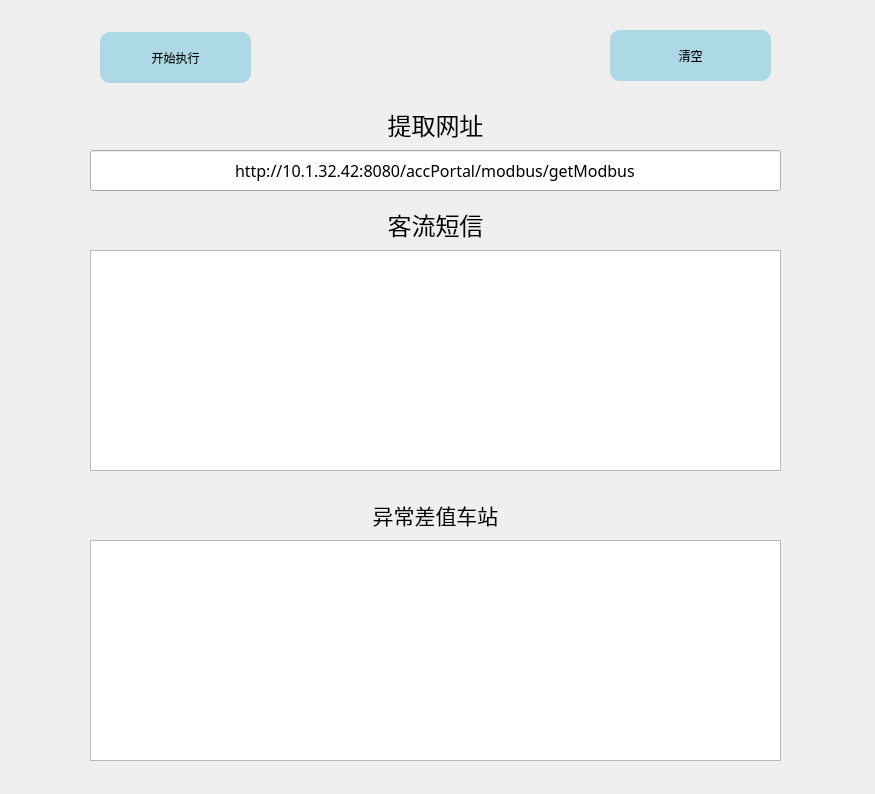
<?xml version="1.0" encoding="UTF-8"?>
<ui version="4.0">
 <class>Form</class>
 <widget class="QWidget" name="Form">
  <property name="geometry">
   <rect>
    <x>0</x>
    <y>0</y>
    <width>875</width>
    <height>794</height>
   </rect>
  </property>
  <property name="windowTitle">
   <string>Form</string>
  </property>
  <widget class="QLineEdit" name="lineEdit">
   <property name="geometry">
    <rect>
     <x>90</x>
     <y>150</y>
     <width>691</width>
     <height>41</height>
    </rect>
   </property>
   <property name="font">
    <font>
     <family>幼圆</family>
     <pointsize>12</pointsize>
    </font>
   </property>
   <property name="layoutDirection">
    <enum>Qt::LeftToRight</enum>
   </property>
   <property name="text">
    <string>http://10.1.32.42:8080/accPortal/modbus/getModbus</string>
   </property>
   <property name="alignment">
    <set>Qt::AlignCenter</set>
   </property>
  </widget>
  <widget class="QPushButton" name="pushButton">
   <property name="geometry">
    <rect>
     <x>100</x>
     <y>32</y>
     <width>151</width>
     <height>51</height>
    </rect>
   </property>
   <property name="styleSheet">
    <string notr="true">background-color: lightblue;
border-radius: 10px;
font: 14pt &quot;幼圆&quot;;</string>
   </property>
   <property name="text">
    <string>开始执行</string>
   </property>
  </widget>
  <widget class="QPlainTextEdit" name="plainTextEdit">
   <property name="geometry">
    <rect>
     <x>90</x>
     <y>250</y>
     <width>691</width>
     <height>221</height>
    </rect>
   </property>
   <property name="font">
    <font>
     <family>幼圆</family>
     <pointsize>12</pointsize>
    </font>
   </property>
  </widget>
  <widget class="QLabel" name="label">
   <property name="geometry">
    <rect>
     <x>90</x>
     <y>200</y>
     <width>691</width>
     <height>51</height>
    </rect>
   </property>
   <property name="font">
    <font>
     <family>幼圆</family>
     <pointsize>16</pointsize>
    </font>
   </property>
   <property name="text">
    <string>&lt;html&gt;&lt;head/&gt;&lt;body&gt;&lt;p align=&quot;center&quot;&gt;&lt;span style=&quot; font-size:18pt;&quot;&gt;客流短信&lt;/span&gt;&lt;/p&gt;&lt;/body&gt;&lt;/html&gt;</string>
   </property>
  </widget>
  <widget class="QLabel" name="label_2">
   <property name="geometry">
    <rect>
     <x>90</x>
     <y>100</y>
     <width>691</width>
     <height>51</height>
    </rect>
   </property>
   <property name="font">
    <font>
     <family>幼圆</family>
     <pointsize>16</pointsize>
    </font>
   </property>
   <property name="text">
    <string>&lt;html&gt;&lt;head/&gt;&lt;body&gt;&lt;p align=&quot;center&quot;&gt;&lt;span style=&quot; font-size:18pt;&quot;&gt;提取网址&lt;/span&gt;&lt;/p&gt;&lt;/body&gt;&lt;/html&gt;</string>
   </property>
  </widget>
  <widget class="QPushButton" name="pushButton_2">
   <property name="geometry">
    <rect>
     <x>610</x>
     <y>30</y>
     <width>161</width>
     <height>51</height>
    </rect>
   </property>
   <property name="styleSheet">
    <string notr="true">background-color: lightblue;
border-radius: 10px;
font: 14pt &quot;幼圆&quot;;</string>
   </property>
   <property name="text">
    <string>清空</string>
   </property>
  </widget>
  <widget class="QLabel" name="label_3">
   <property name="geometry">
    <rect>
     <x>90</x>
     <y>490</y>
     <width>691</width>
     <height>51</height>
    </rect>
   </property>
   <property name="font">
    <font>
     <family>幼圆</family>
     <pointsize>16</pointsize>
    </font>
   </property>
   <property name="text">
    <string>&lt;html&gt;&lt;head/&gt;&lt;body&gt;&lt;p align=&quot;center&quot;&gt;异常差值车站&lt;/p&gt;&lt;/body&gt;&lt;/html&gt;</string>
   </property>
  </widget>
  <widget class="QPlainTextEdit" name="plainTextEdit_2">
   <property name="geometry">
    <rect>
     <x>90</x>
     <y>540</y>
     <width>691</width>
     <height>221</height>
    </rect>
   </property>
   <property name="font">
    <font>
     <family>幼圆</family>
     <pointsize>12</pointsize>
    </font>
   </property>
  </widget>
 </widget>
 <resources/>
 <connections/>
</ui>
